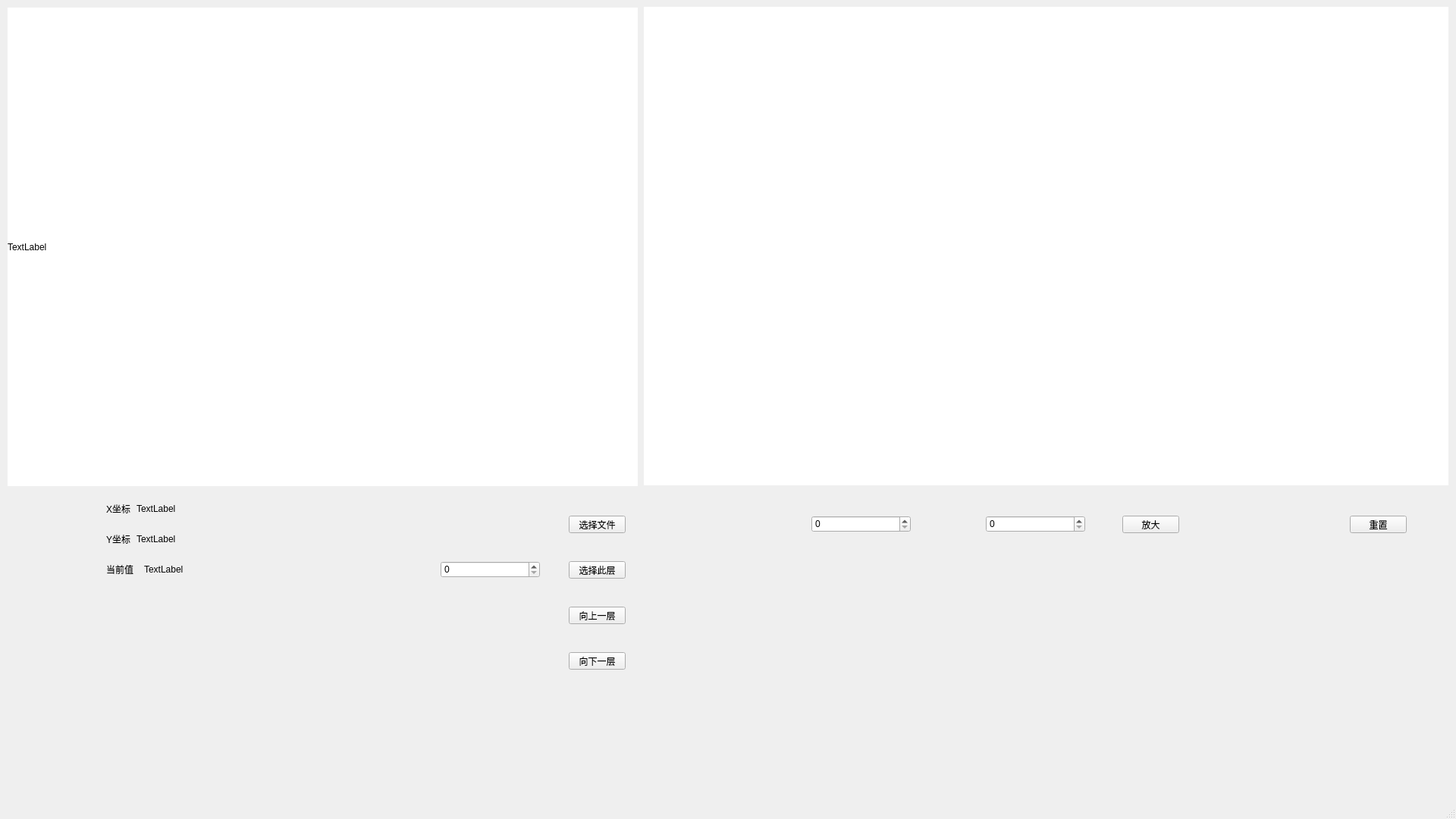
<?xml version="1.0" encoding="UTF-8"?>
<ui version="4.0">
 <class>MainWindow</class>
 <widget class="QMainWindow" name="MainWindow">
  <property name="geometry">
   <rect>
    <x>0</x>
    <y>0</y>
    <width>1920</width>
    <height>1080</height>
   </rect>
  </property>
  <property name="windowTitle">
   <string>MainWindow</string>
  </property>
  <widget class="QWidget" name="centralwidget">
   <widget class="QPushButton" name="pushButton_select_lay">
    <property name="geometry">
     <rect>
      <x>750</x>
      <y>740</y>
      <width>75</width>
      <height>23</height>
     </rect>
    </property>
    <property name="text">
     <string>选择此层</string>
    </property>
   </widget>
   <widget class="QLabel" name="label_display_img">
    <property name="geometry">
     <rect>
      <x>10</x>
      <y>10</y>
      <width>831</width>
      <height>631</height>
     </rect>
    </property>
    <property name="styleSheet">
     <string notr="true">background:white</string>
    </property>
    <property name="text">
     <string>TextLabel</string>
    </property>
   </widget>
   <widget class="QPushButton" name="pushButton_move_up">
    <property name="geometry">
     <rect>
      <x>750</x>
      <y>800</y>
      <width>75</width>
      <height>23</height>
     </rect>
    </property>
    <property name="text">
     <string>向上一层</string>
    </property>
   </widget>
   <widget class="QPushButton" name="pushButton_move_down">
    <property name="geometry">
     <rect>
      <x>750</x>
      <y>860</y>
      <width>75</width>
      <height>23</height>
     </rect>
    </property>
    <property name="text">
     <string>向下一层</string>
    </property>
   </widget>
   <widget class="QPushButton" name="pushButton_select_file">
    <property name="geometry">
     <rect>
      <x>750</x>
      <y>680</y>
      <width>75</width>
      <height>23</height>
     </rect>
    </property>
    <property name="text">
     <string>选择文件</string>
    </property>
   </widget>
   <widget class="QLabel" name="label_pointer_x">
    <property name="geometry">
     <rect>
      <x>180</x>
      <y>660</y>
      <width>51</width>
      <height>21</height>
     </rect>
    </property>
    <property name="text">
     <string>TextLabel</string>
    </property>
   </widget>
   <widget class="QLabel" name="label_pointer_y">
    <property name="geometry">
     <rect>
      <x>180</x>
      <y>700</y>
      <width>51</width>
      <height>21</height>
     </rect>
    </property>
    <property name="text">
     <string>TextLabel</string>
    </property>
   </widget>
   <widget class="QLabel" name="label">
    <property name="geometry">
     <rect>
      <x>140</x>
      <y>660</y>
      <width>54</width>
      <height>21</height>
     </rect>
    </property>
    <property name="text">
     <string>X坐标</string>
    </property>
   </widget>
   <widget class="QLabel" name="label_2">
    <property name="geometry">
     <rect>
      <x>140</x>
      <y>700</y>
      <width>54</width>
      <height>21</height>
     </rect>
    </property>
    <property name="text">
     <string>Y坐标</string>
    </property>
   </widget>
   <widget class="QLabel" name="label_3">
    <property name="geometry">
     <rect>
      <x>140</x>
      <y>740</y>
      <width>54</width>
      <height>21</height>
     </rect>
    </property>
    <property name="text">
     <string>当前值</string>
    </property>
   </widget>
   <widget class="QLabel" name="label_pointer_current_value">
    <property name="geometry">
     <rect>
      <x>190</x>
      <y>740</y>
      <width>51</width>
      <height>21</height>
     </rect>
    </property>
    <property name="text">
     <string>TextLabel</string>
    </property>
   </widget>
   <widget class="QWidget" name="widget_display_freq" native="true">
    <property name="geometry">
     <rect>
      <x>849</x>
      <y>9</y>
      <width>1061</width>
      <height>631</height>
     </rect>
    </property>
    <property name="styleSheet">
     <string notr="true">background:white</string>
    </property>
   </widget>
   <widget class="QSpinBox" name="spinBox_select_distance">
    <property name="geometry">
     <rect>
      <x>581</x>
      <y>740</y>
      <width>131</width>
      <height>22</height>
     </rect>
    </property>
    <property name="maximum">
     <number>9999</number>
    </property>
   </widget>
   <widget class="QPushButton" name="pushButton_select_file_2">
    <property name="geometry">
     <rect>
      <x>1780</x>
      <y>680</y>
      <width>75</width>
      <height>23</height>
     </rect>
    </property>
    <property name="text">
     <string>重置</string>
    </property>
   </widget>
   <widget class="QSpinBox" name="spinBox_zoom_start_distance">
    <property name="geometry">
     <rect>
      <x>1070</x>
      <y>680</y>
      <width>131</width>
      <height>22</height>
     </rect>
    </property>
    <property name="maximum">
     <number>9999</number>
    </property>
   </widget>
   <widget class="QSpinBox" name="spinBox_zoom_stop_distance">
    <property name="geometry">
     <rect>
      <x>1300</x>
      <y>680</y>
      <width>131</width>
      <height>22</height>
     </rect>
    </property>
    <property name="maximum">
     <number>9999</number>
    </property>
   </widget>
   <widget class="QPushButton" name="pushButton_freq_zoom">
    <property name="geometry">
     <rect>
      <x>1480</x>
      <y>680</y>
      <width>75</width>
      <height>23</height>
     </rect>
    </property>
    <property name="text">
     <string>放大</string>
    </property>
   </widget>
  </widget>
  <widget class="QMenuBar" name="menubar">
   <property name="geometry">
    <rect>
     <x>0</x>
     <y>0</y>
     <width>1920</width>
     <height>23</height>
    </rect>
   </property>
  </widget>
  <widget class="QStatusBar" name="statusbar"/>
 </widget>
 <resources/>
 <connections/>
</ui>
